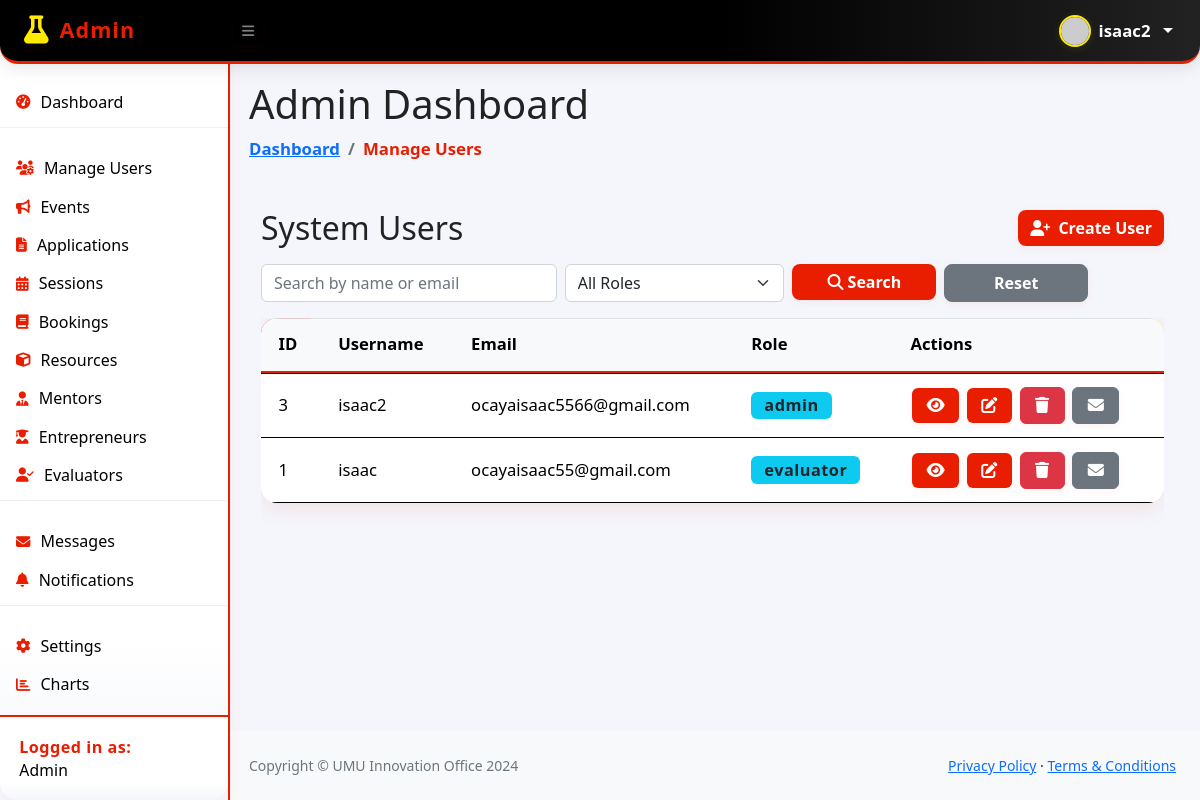
The app's page /users_admin.php (signed in), older data.
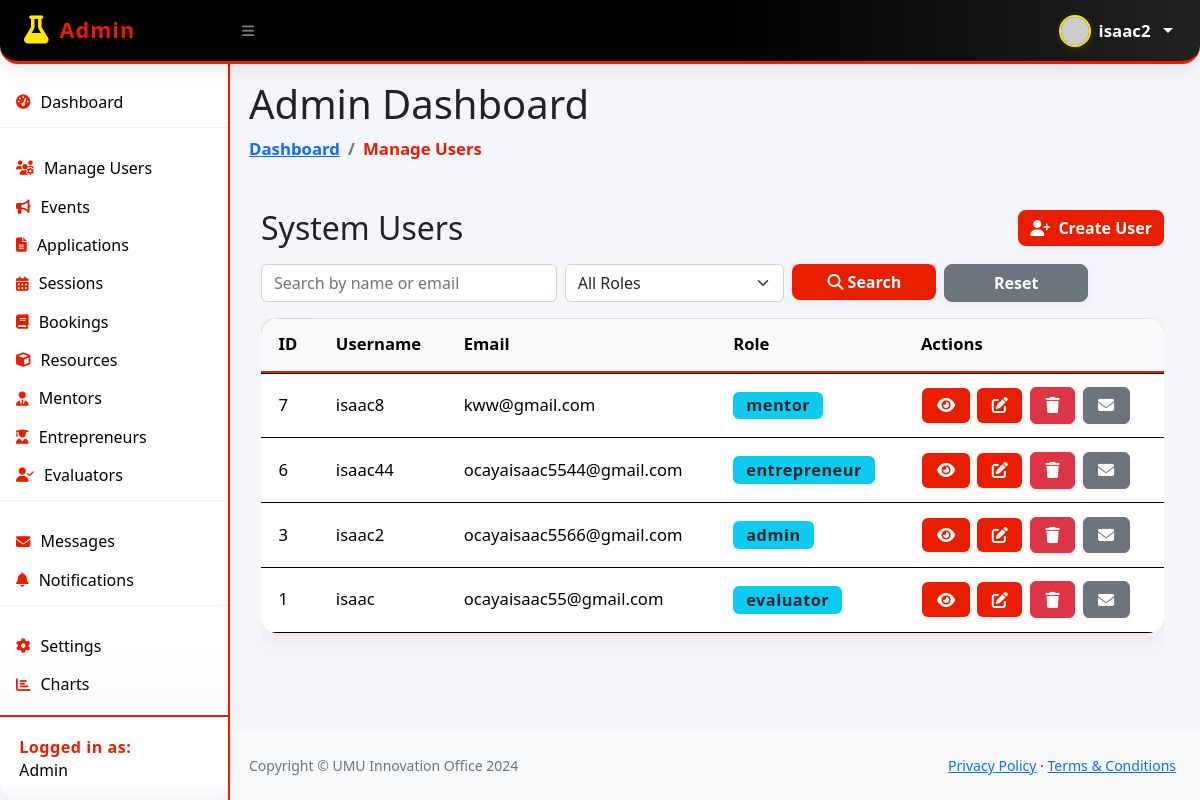
The same page, newer data.
### tables this page shows
CREATE TABLE `users` (
  `user_id` int(11) NOT NULL,
  `username` varchar(50) NOT NULL,
  `email` varchar(100) NOT NULL,
  `password` varchar(255) NOT NULL,
  `role` enum('admin','mentor','entrepreneur','evaluator') DEFAULT 'entrepreneur',
  `created_at` datetime DEFAULT current_timestamp(),
  `profile_picture` varchar(255) DEFAULT NULL
);

### users_admin.php (the view, shortened to what the changed rows need)
<?php
require_once 'db.php';
$conn = new mysqli($host, $user, $password, $dbname);
$where = [];
$where_sql = $where ? ('WHERE ' . implode(' AND ', $where)) : '';
$users = $conn->query("SELECT user_id, username, email, role FROM users $where_sql ORDER BY user_id DESC");
$breadcrumb_items = ['Manage Users'];
?>
<div class="container mt-5">
    <div class="d-flex justify-content-between align-items-center mb-3">
        <h2 class="mb-0">System Users</h2>
    </div>
    <div class="table-responsive">
        <table class="table table-bordered align-middle">
            <thead class="table-light">
                <tr>
                    <th>ID</th>
                    <th>Username</th>
                    <th>Email</th>
                    <th>Role</th>
                    <th>Actions</th>
                </tr>
            </thead>
            <tbody>
            <?php if ($users->num_rows === 0): ?>
                <tr><td colspan="5" class="text-center text-muted">No users found.</td></tr>
            <?php else: while($u = $users->fetch_assoc()): ?>
                <tr>
                    <td><?= htmlspecialchars($u['user_id']) ?></td>
                    <td><?= htmlspecialchars($u['username']) ?></td>
                    <td><?= htmlspecialchars($u['email']) ?></td>
                    <td><span class="badge bg-info text-dark"><?= htmlspecialchars($u['role']) ?></span></td>
                    <td>
                        <a href="view_user.php?id=<?= $u['user_id'] ?>" class="btn btn-sm btn-info" title="View"><i class="fas fa-eye"></i></a>
                        <a href="edit_user.php?id=<?= $u['user_id'] ?>" class="btn btn-sm btn-primary" title="Edit"><i class="fas fa-edit"></i></a>
                        <a href="delete_user.php?id=<?= $u['user_id'] ?>" class="btn btn-sm btn-danger" title="Delete" onclick="return confirm('Are you sure you want to delete this user?');"><i class="fas fa-trash"></i></a>
                        <a href="message_user.php?id=<?= $u['user_id'] ?>" class="btn btn-sm btn-secondary" title="Message"><i class="fas fa-envelope"></i></a>
                    </td>
                </tr>
            <?php endwhile; endif; ?>
            </tbody>
        </table>
    </div>
</div>
<?php
$page_content = ob_get_clean();
include 'dist/template_admin.php';

### dist/template_admin.php (shortened to what the changed rows need)
<!DOCTYPE html>
<html lang="en">
<head>
    <link href="https://cdn.jsdelivr.net/npm/simple-datatables@7.1.2/dist/style.min.css" rel="stylesheet" />
    <link href="/system2/dist/css/styles.css" rel="stylesheet" />
    <link href="/system2/dist/css/admin-custom.css" rel="stylesheet" />
    <link rel="stylesheet" href="https://cdnjs.cloudflare.com/ajax/libs/font-awesome/6.3.0/css/all.min.css" />
</head>
<body class="sb-nav-fixed">
    <div id="layoutSidenav">
        <div id="layoutSidenav_content">
            <main>
                <div class="container-fluid px-4">
                    <h1 class="mt-4">Admin Dashboard</h1>
                    <ol class="breadcrumb mb-4">
                        <li class="breadcrumb-item"><a href="admin_dashboard.php">Dashboard</a></li>
                        <?php if (isset($breadcrumb_items)): ?>
                            <?php foreach ($breadcrumb_items as $item): ?>
                                <li class="breadcrumb-item"> <?= $item ?> </li>
                            <?php endforeach; ?>
                        <?php endif; ?>
                    </ol>
                    <?php if (isset($page_content)): ?>
                        <?= $page_content ?>
                    <?php endif; ?>
                </div>
            </main>
        </div>
    </div>
</body>
</html>

Row changes from the older to the newer data that the page shows:
added users: user_id "7", username "isaac8", email "kww@gmail.com", role "mentor"
added users: user_id "6", username "isaac44", email "ocayaisaac5544@gmail.com", role "entrepreneur"
